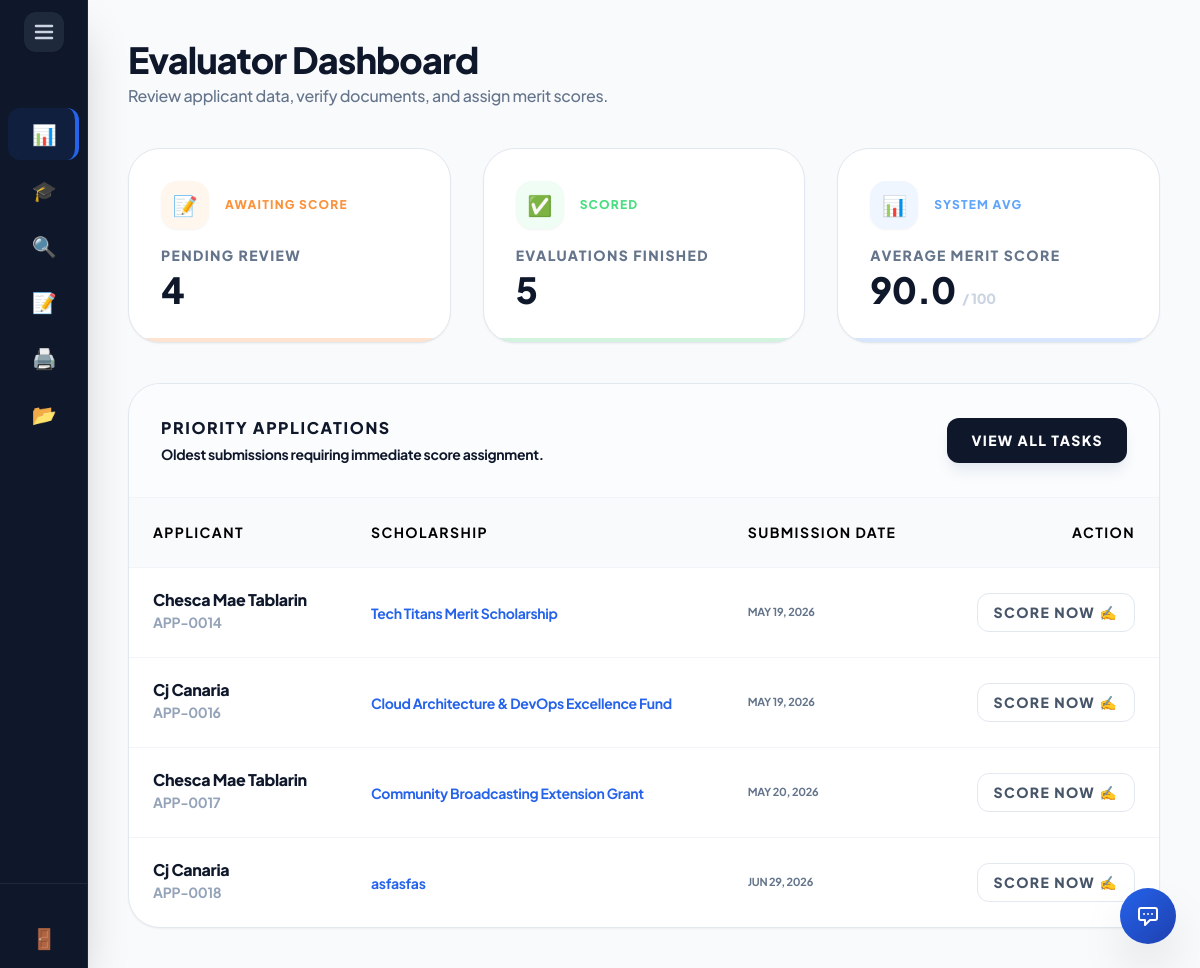
The app's page /external_admin/dashboard.php (signed in) with its own data.
### tables this page shows
CREATE TABLE `application` (
  `ApplicationID` int(11) NOT NULL AUTO_INCREMENT,
  `ScholarshipID` int(11) NOT NULL,
  `UserID` int(11) NOT NULL,
  `DateSubmitted` timestamp NOT NULL DEFAULT current_timestamp(),
  `Status` varchar(50) DEFAULT 'Pending',
  `TotalScore` int(11) DEFAULT 0,
  `GPA` decimal(4,2) DEFAULT NULL,
  `YearLevel` varchar(20) DEFAULT NULL,
  PRIMARY KEY (`ApplicationID`),
  KEY `ScholarshipID` (`ScholarshipID`),
  KEY `UserID` (`UserID`),
  CONSTRAINT `application_ibfk_1` FOREIGN KEY (`ScholarshipID`) REFERENCES `scholarship` (`ScholarshipID`) ON DELETE CASCADE,
  CONSTRAINT `application_ibfk_2` FOREIGN KEY (`UserID`) REFERENCES `users` (`UserID`) ON DELETE CASCADE
);

CREATE TABLE `users` (
  `UserID` int(11) NOT NULL AUTO_INCREMENT,
  `Username` varchar(50) NOT NULL,
  `Email` varchar(100) NOT NULL,
  `PasswordHash` varchar(255) NOT NULL,
  `FirstName` varchar(100) NOT NULL,
  `LastName` varchar(100) NOT NULL,
  `Role` enum('Student','Internal_Admin','External_Admin','Super_Admin') DEFAULT 'Student',
  `AccountStatus` varchar(20) DEFAULT 'Active',
  `StudentID_Num` varchar(50) DEFAULT NULL,
  `YearLevel` varchar(50) DEFAULT NULL,
  `GPA` decimal(4,2) DEFAULT NULL,
  `Major` varchar(100) DEFAULT NULL,
  `ProgramID` int(11) DEFAULT NULL,
  `Department` varchar(100) DEFAULT NULL,
  `Organization` varchar(100) DEFAULT NULL,
  `ContactNumber` varchar(20) DEFAULT NULL,
  `DateOfBirth` date DEFAULT NULL,
  `ProfilePicture` varchar(255) DEFAULT NULL,
  `ResetToken` varchar(255) DEFAULT NULL,
  `ResetTokenExpire` datetime DEFAULT NULL,
  `Gender` varchar(20) NOT NULL DEFAULT 'Not Specified',
  PRIMARY KEY (`UserID`),
  UNIQUE KEY `Username` (`Username`),
  UNIQUE KEY `Email` (`Email`)
);

CREATE TABLE `scholarship` (
  `ScholarshipID` int(11) NOT NULL AUTO_INCREMENT,
  `ProgramID` int(11) NOT NULL,
  `YearLevel` varchar(50) DEFAULT NULL,
  `Name` varchar(150) NOT NULL,
  `Description` text DEFAULT NULL,
  `Deadline` date NOT NULL,
  `AwardAmount` decimal(10,2) DEFAULT NULL,
  `NumberOfSlots` int(11) DEFAULT NULL,
  `Status` varchar(20) DEFAULT 'Active',
  `MinimumGWA` decimal(4,2) DEFAULT 2.00,
  `CreatedBy` int(11) DEFAULT NULL,
  `GenderRequirement` varchar(20) NOT NULL DEFAULT 'Any',
  `ScholarshipType` enum('Private','Government') DEFAULT 'Private',
  `FormConfig` varchar(255) DEFAULT 'Academic,Family,Financial,Essay',
  `ReleaseFrequency` varchar(50) DEFAULT 'Per Semester',
  `AllowsDual` enum('Yes','No') NOT NULL DEFAULT 'No',
  PRIMARY KEY (`ScholarshipID`),
  KEY `ProgramID` (`ProgramID`),
  KEY `fk_scholarship_creator` (`CreatedBy`),
  CONSTRAINT `fk_scholarship_creator` FOREIGN KEY (`CreatedBy`) REFERENCES `users` (`UserID`) ON DELETE SET NULL,
  CONSTRAINT `scholarship_ibfk_1` FOREIGN KEY (`ProgramID`) REFERENCES `program` (`ProgramID`) ON DELETE CASCADE
);

### external_admin/dashboard.php (the view, shortened to what this page needs)
<?php
include '../includes/db_connect.php';
try {
    $pending_reviews = $pdo->query("SELECT COUNT(*) FROM application WHERE Status = 'Submitted' OR Status = 'Under Review'")->fetchColumn();
    $completed_evals = $pdo->query("SELECT COUNT(*) FROM application WHERE TotalScore > 0 AND (Status = 'Shortlisted' OR Status = 'Approved')")->fetchColumn();
    $avg_score = $pdo->query("SELECT AVG(TotalScore) FROM application WHERE TotalScore > 0")->fetchColumn();
    $recent_stmt = $pdo->query("
        SELECT a.ApplicationID, u.FirstName, u.LastName, sch.Name AS scholarship_name, a.DateSubmitted
        FROM application a
        JOIN users u ON a.UserID = u.UserID
        JOIN scholarship sch ON a.ScholarshipID = sch.ScholarshipID
        WHERE a.Status = 'Submitted' OR a.Status = 'Under Review'
        ORDER BY a.DateSubmitted ASC LIMIT 5
    ");
    $recent_apps = $recent_stmt->fetchAll();
} catch (PDOException $e) {
    error_log("Evaluator Dashboard Error: " . $e->getMessage());
}
include '../includes/header.php';
include '../includes/external_sidebar.php';
?>
<main class="flex-1 p-5 lg:p-10 lg:ml-72 bg-slate-50/50 min-h-screen transition-all duration-300">
    <header class="mb-10">
        <h2 class="text-3xl lg:text-4xl font-black text-slate-900 tracking-tight">Evaluator Dashboard</h2>
        <p class="text-slate-500 font-medium mt-1">Review applicant data, verify documents, and assign merit scores.</p>
    </header>
    <div class="grid grid-cols-1 md:grid-cols-3 gap-6 lg:gap-8 mb-10">
        <div class="bg-white p-6 lg:p-8 rounded-[2rem] border border-slate-200 shadow-sm relative overflow-hidden group">
            <div class="flex items-center gap-4 mb-4">
                <div class="w-12 h-12 shrink-0 bg-orange-50 text-orange-600 rounded-2xl text-xl flex items-center justify-center group-hover:bg-orange-600 group-hover:text-white transition-all shadow-sm">📝</div>
                <span class="text-[10px] lg:text-[12px] font-black text-orange-400 uppercase tracking-widest">Awaiting Score</span>
            </div>
            <p class="text-[12px] lg:text-[14px] font-black text-slate-500 uppercase tracking-widest mb-1">Pending Review</p>
            <p class="text-4xl font-black text-slate-900"><?= number_format($pending_reviews) ?></p>
            <div class="absolute bottom-0 left-0 h-1 bg-orange-500 transition-all w-full opacity-20 group-hover:opacity-100"></div>
        </div>
        <div class="bg-white p-6 lg:p-8 rounded-[2rem] border border-slate-200 shadow-sm relative overflow-hidden group">
            <div class="flex items-center gap-4 mb-4">
                <div class="w-12 h-12 shrink-0 bg-green-50 text-green-600 rounded-2xl text-xl flex items-center justify-center group-hover:bg-green-600 group-hover:text-white transition-all shadow-sm">✅</div>
                <span class="text-[10px] lg:text-[12px] font-black text-green-400 uppercase tracking-widest">Scored</span>
            </div>
            <p class="text-[12px] lg:text-[14px] font-black text-slate-500 uppercase tracking-widest mb-1">Evaluations Finished</p>
            <p class="text-4xl font-black text-slate-900"><?= number_format($completed_evals) ?></p>
            <div class="absolute bottom-0 left-0 h-1 bg-green-500 transition-all w-full opacity-20 group-hover:opacity-100"></div>
        </div>
        <div class="bg-white p-6 lg:p-8 rounded-[2rem] border border-slate-200 shadow-sm relative overflow-hidden group">
            <div class="flex items-center gap-4 mb-4">
                <div class="w-12 h-12 shrink-0 bg-blue-50 text-blue-600 rounded-2xl text-xl flex items-center justify-center group-hover:bg-blue-600 group-hover:text-white transition-all shadow-sm">📊</div>
                <span class="text-[10px] lg:text-[12px] font-black text-blue-400 uppercase tracking-widest">System Avg</span>
            </div>
            <p class="text-[12px] lg:text-[14px] font-black text-slate-500 uppercase tracking-widest mb-1">Average Merit Score</p>
            <p class="text-4xl font-black text-slate-900"><?= number_format($avg_score, 1) ?> <span class="text-sm text-slate-300">/ 100</span></p>
            <div class="absolute bottom-0 left-0 h-1 bg-blue-500 transition-all w-full opacity-20 group-hover:opacity-100"></div>
        </div>
    </div>
    <div class="bg-white rounded-[2rem] border border-slate-200 shadow-sm overflow-hidden">
        <div class="p-8 border-b border-slate-100 flex justify-between items-center bg-slate-50/50">
            <div>
                <h3 class="font-black text-slate-900 uppercase tracking-widest text-s">Priority Applications</h3>
                <p class="text-[14px] text-slate-900 font-bold mt-1">Oldest submissions requiring immediate score assignment.</p>
            </div>
            <a href="score.php" class="bg-slate-900 text-white px-6 py-3 rounded-xl text-[14px] font-black uppercase tracking-widest hover:bg-blue-600 transition-all shadow-lg shadow-slate-200">View All Tasks</a>
        </div>
        <table class="w-full text-left border-collapse">
            <thead class="bg-slate-50 border-b border-slate-100">
                <tr class="text-[14px] font-black text-black uppercase tracking-widest">
                    <th class="p-6">Applicant</th>
                    <th class="p-6">Scholarship</th>
                    <th class="p-6">Submission Date</th>
                    <th class="p-6 text-right">Action</th>
                </tr>
            </thead>
            <tbody class="divide-y divide-slate-100">
                <?php foreach($recent_apps as $app): ?>
                <tr class="hover:bg-slate-50/50 transition-colors">
                    <td class="p-6">
                        <p class="font-black text-slate-900 text-base leading-none mb-1"><?= htmlspecialchars($app['FirstName'] . ' ' . $app['LastName']) ?></p>
                        <p class="text-[14px] font-bold text-slate-400 uppercase">APP-<?= str_pad($app['ApplicationID'], 4, '0', STR_PAD_LEFT) ?></p>
                    </td>
                    <td class="p-6 font-bold text-blue-600 text-sm"><?= htmlspecialchars($app['scholarship_name']) ?></td>
                    <td class="p-6 text-[11px] font-bold text-slate-500 uppercase tracking-tight"><?= date('M d, Y', strtotime($app['DateSubmitted'])) ?></td>
                    <td class="p-6 text-right">
                        <a href="score.php?id=<?= $app['ApplicationID'] ?>" class="inline-block bg-white border border-slate-200 text-slate-600 px-4 py-2 rounded-xl text-[14px] font-black uppercase tracking-widest hover:bg-slate-900 hover:text-white hover:border-slate-900 transition-all">Score Now ✍️</a>
                    </td>
                </tr>
                <?php endforeach; if(empty($recent_apps)): ?>
                <tr>
                    <td colspan="4" class="p-20 text-center">
                        <div class="text-4xl mb-4 grayscale opacity-30">☕</div>
                        <h3 class="text-lg font-black text-slate-900">All caught up!</h3>
                        <p class="text-slate-400 font-medium text-sm mt-1">There are no pending applications awaiting your evaluation.</p>
                    </td>
                </tr>
                <?php endif; ?>
            </tbody>
        </table>
    </div>
</main>
<?php include '../includes/footer.php'; ?>

### includes/header.php (style rules this page uses)
:root { --sidebar-width: 5.5rem; --transition-speed: 0.4s; --transition-curve: cubic-bezier(0.4, 0, 0.2, 1); }
body { font-family: 'Plus Jakarta Sans', sans-serif; letter-spacing: -0.02em; overflow-x: hidden; }
main { margin-left: var(--sidebar-width) !important; transition: margin-left var(--transition-speed) var(--transition-curve); width: calc(100vw - var(--sidebar-width)); }

### records on screen
application: UserID.LastName "Chesca Mae Tablarin", ApplicationID "0014", ScholarshipID.Name "Tech Titans Merit Scholarship", DateSubmitted "MAY 19, 2026"
application: UserID.LastName "Cj Canaria", ApplicationID "0016", ScholarshipID.Name "Cloud Architecture & DevOps Excellence Fund", DateSubmitted "MAY 19, 2026"
application: UserID.LastName "Chesca Mae Tablarin", ApplicationID "0017", ScholarshipID.Name "Community Broadcasting Extension Grant", DateSubmitted "MAY 20, 2026"
application: UserID.LastName "Cj Canaria", ApplicationID "0018", ScholarshipID.Name "asfasfas", DateSubmitted "JUN 29, 2026"

### other values on screen
$item[1] "📊"
$item[1] "🎓"
$item[1] "🔍"
$item[1] "📝"
$item[1] "🖨️"
$item[1] "📂"
$pending_reviews "4"
$completed_evals "5"
$avg_score "90.0"
